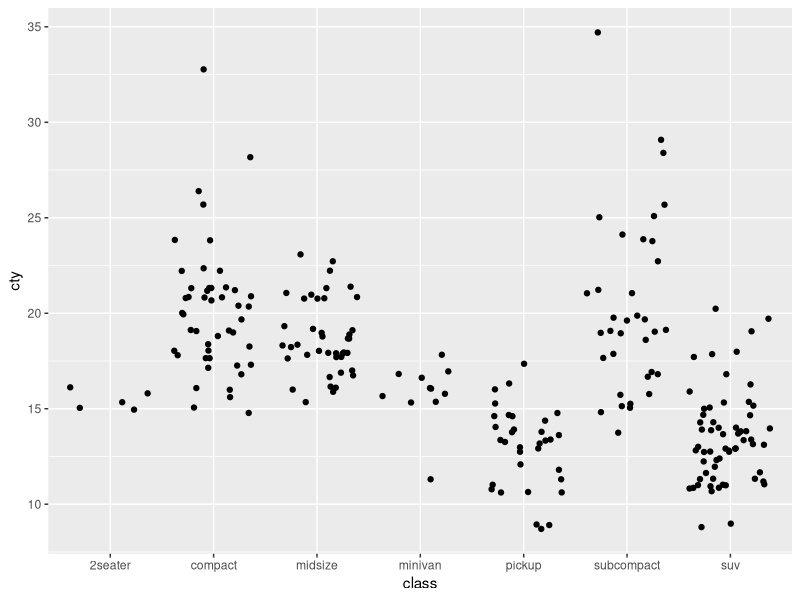

This figure's R source:
## ---- chunk 1
knitr::opts_chunk$set(echo = TRUE)
library(tidyverse)
## ---- chunk 2
ggplot(data = mpg, aes(x = class, y = cty)) +
	geom_jitter()
